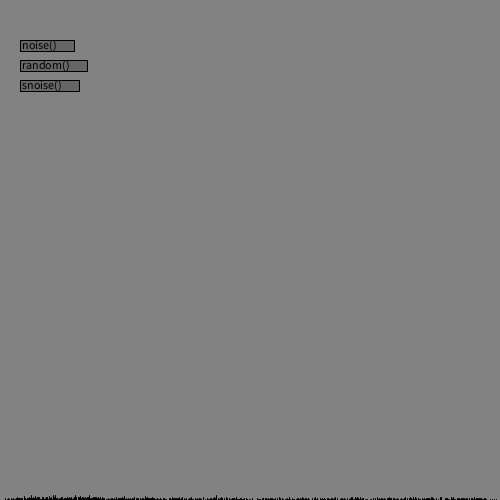
Frame 1 (no input)
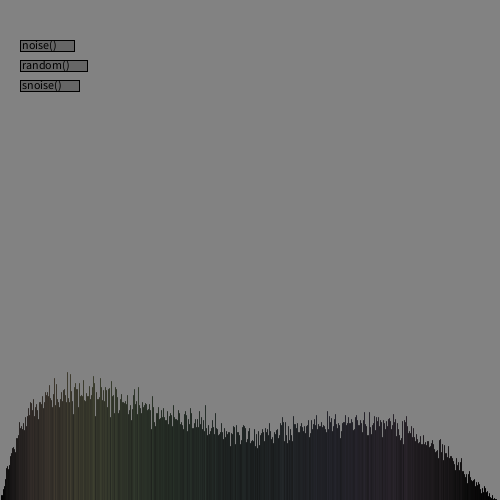
Frame 60 (the mouse pressed at the canvas centre just before this capture)
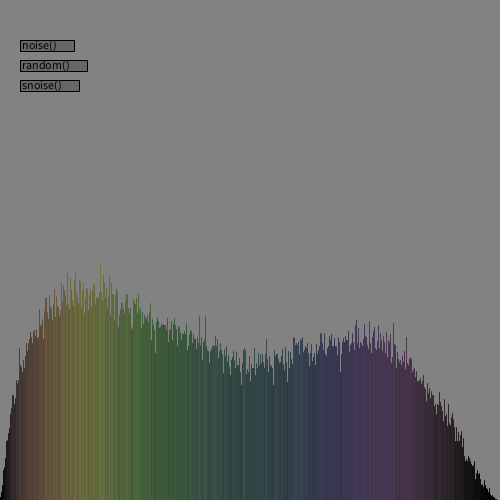
Frame 120 (the mouse held since frame 60 and released just before this capture)

The Processing sketch that drew these frames (run headless with seeded random() and noise(); from frame 60 on, the mouse is pressed at the canvas centre):

// Processing sketch: av_portfolio_random_vs_noise_visualize
// ── av_portfolio_random_vs_noise_visualize.pde
// inspired by http://openprocessing.org/sketch/57696
// random vs noise
// Visualizing the difference between noise() and random()

float[] n;
Button b1;
Button b2;
Button b3;
boolean doWork = true;
int modeID = 2;

void setup () {
  size(500, 500);
  colorMode(HSB, 500);
  n = new float[width];
  reset();
  b1 = new Button(0, "noise()", 20, 40);
  b2 = new Button(0, "random()", 20, 60);
  b3 = new Button(0, "snoise()", 20, 80);
}

void reset () {
  for (int i = 0; i < width; i++) {
    n[i] = 0;
  }
  doWork = true;
}

float snoise(float x, float y, float z) {
  float n = noise(x, y, z);
  if(n > 0.5) {
    n = pow(2 *(1 - n), 3) / 2; // 0.5 .. 1 >> 1 .. 0
    n = 1 - n;
  }
  else {
    n = pow(2 * n, 3) / 2;
  }
  return n;
}

void calculate () {
  for (int j = 0; j < 1000; j++) {
    int r = 0;
    
    switch(modeID) {
      case 0:
      r = int(noise(frameCount/10.0, j/10.0) * width);
      break;
      
      case 1:
      r = int(random(0, width));
      break;
      
      case 2:
      r = int(snoise(frameCount/10.0, j/10.0, 0) * width);
      break;
    }
    n[r] += 0.6;
    if (n[r] > height) {
      doWork = false;
    }
  }
}
void draw () {
  background(255);
  if (doWork) {
    calculate();
  }
  for (int i = 0; i < width; i++) {
    stroke(i, n[i], n[i]);
    line(i, height, i, height - n[i]);
    stroke(0);
  }
  b1.draw();
  b2.draw();
  b3.draw();
}



// ── Button.pde
class Button {
  int id;
  String t;
  int x;
  int y;
  int w;
  int h;
  
  Button(int id, String t, int x, int y) {
    this.id = id;
    this.t = t;
    this.x = x;
    this.y = y;
    this.w = int(textWidth(t)) + 20;
    this.h = int(textAscent() + textDescent());
  }
  
  void draw() {
    boolean inside = mouseOver();
    fill(inside ? 500 : (modeID == id ? 400 : 200));
    rect(x, y, w, h);
    fill(0);
    text(t, x + 2, y + h - 2);
    if(inside && mousePressed) {
      modeID = id;
      reset();
    }
  }
  boolean mouseOver() {
    return mouseX >= x && mouseX <= x + w && mouseY >= y &&  mouseY <= y + h;
  }
}// end class
